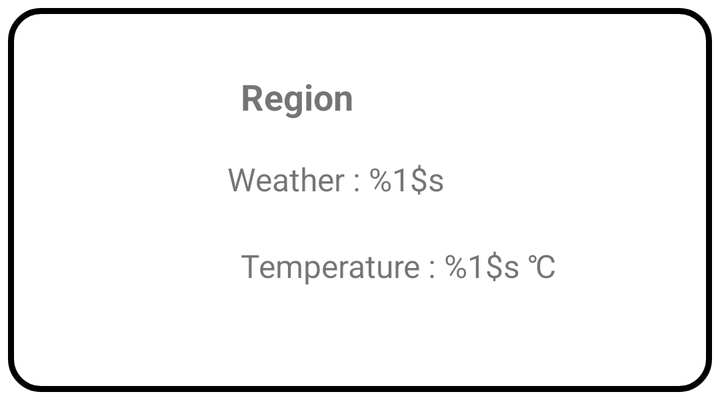
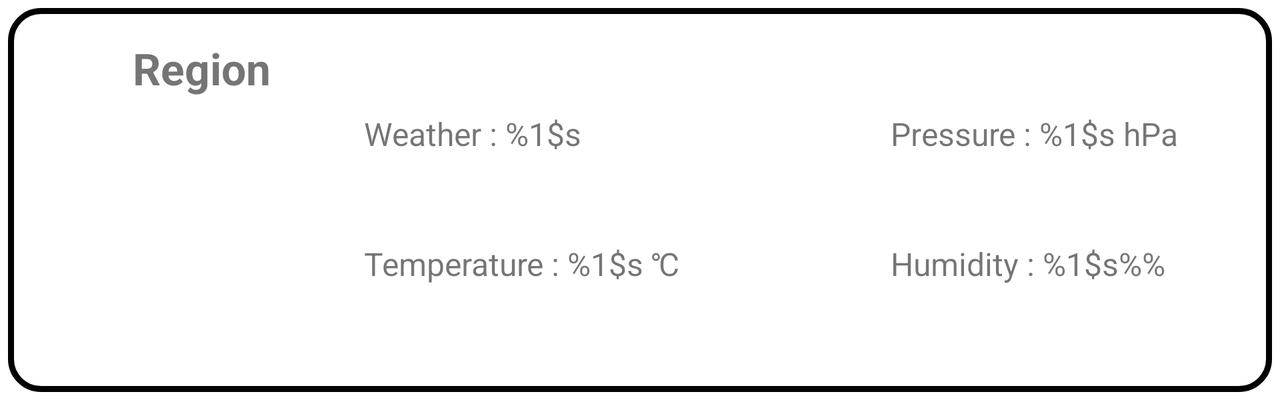

First picture: res/layout/ on a phone held upright. Second picture: the repository's own variant of that layout, on a device whose configuration matches the variant's folder. Source for both follows.
<!-- AndroidManifest.xml: application theme Theme.Cuacajabodetabek -->
<!-- res/layout/recyclerview_item.xml -->
<?xml version="1.0" encoding="utf-8"?>
<FrameLayout xmlns:android=
    "http://schemas.android.com/apk/res/android"
    xmlns:card_view="http://schemas.android.com/apk/res-auto"
    android:orientation="vertical" android:layout_width="match_parent"
    xmlns:tools="http://schemas.android.com/tools"
    android:layout_height="wrap_content">

    <androidx.cardview.widget.CardView
        android:id="@+id/card_view"
        android:layout_gravity="center"
        android:layout_width="match_parent"
        android:layout_height="200dp"
        card_view:cardCornerRadius="4dp"
        card_view:contentPadding="4dp">

        <androidx.constraintlayout.widget.ConstraintLayout
            android:layout_width="match_parent"
            android:layout_height="match_parent"
            android:background="@drawable/cardview_body">

            <ImageView
                android:id="@+id/imageView"
                android:layout_width="wrap_content"
                android:layout_height="wrap_content"
                card_view:layout_constraintBottom_toBottomOf="parent"
                card_view:layout_constraintEnd_toEndOf="parent"
                card_view:layout_constraintHorizontal_bias="0.030"
                card_view:layout_constraintStart_toStartOf="parent"
                card_view:layout_constraintTop_toTopOf="parent"
                tools:srcCompat="@tools:sample/avatars" />

            <TextView
                android:id="@+id/textTemperatur"
                android:layout_width="164dp"
                android:layout_height="33dp"
                android:textSize="16sp"
                card_view:layout_constraintBottom_toBottomOf="parent"
                card_view:layout_constraintEnd_toEndOf="parent"
                card_view:layout_constraintHorizontal_bias="0.619"
                card_view:layout_constraintStart_toStartOf="parent"
                card_view:layout_constraintTop_toTopOf="parent"
                card_view:layout_constraintVertical_bias="0.742"
                tools:text="@string/temperatur_rerate" />

            <TextView
                android:id="@+id/textDaerah"
                android:layout_width="164dp"
                android:layout_height="33dp"
                android:textSize="18sp"
                android:textStyle="bold"
                card_view:layout_constraintBottom_toBottomOf="parent"
                card_view:layout_constraintEnd_toEndOf="parent"
                card_view:layout_constraintHorizontal_bias="0.619"
                card_view:layout_constraintStart_toStartOf="parent"
                card_view:layout_constraintTop_toTopOf="parent"
                card_view:layout_constraintVertical_bias="0.201"
                tools:text="@string/daerah" />

            <TextView
                android:id="@+id/textCuaca"
                android:layout_width="230dp"
                android:layout_height="33dp"
                android:textSize="16sp"
                card_view:layout_constraintBottom_toBottomOf="parent"
                card_view:layout_constraintEnd_toEndOf="parent"
                card_view:layout_constraintHorizontal_bias="0.900"
                card_view:layout_constraintStart_toStartOf="parent"
                card_view:layout_constraintTop_toTopOf="parent"
                card_view:layout_constraintVertical_bias="0.470"
                tools:text="@string/cuaca" />

        </androidx.constraintlayout.widget.ConstraintLayout>
    </androidx.cardview.widget.CardView>
</FrameLayout>
<!-- resources referenced by this layout -->
<resources>
  <!-- drawable cardview_body (drawable) -->
  <?xml version="1.0" encoding="UTF-8"?>
  <shape xmlns:android="http://schemas.android.com/apk/res/android">
      <solid android:color="@color/white"/>
      <stroke android:width="3dip" android:color="@color/black" />
      <corners android:radius="15dip"/>
      <padding android:left="0dip" android:top="0dip" android:right="0dip" android:bottom="0dip" />
  </shape>
  <string name="cuaca">Weather : %1$s</string>
  <string name="daerah">Region</string>
  <string name="temperatur_rerate">Temperature : %1$s \u2103</string>
  <style name="Theme.Cuacajabodetabek" parent="Theme.MaterialComponents.DayNight.DarkActionBar">
          
          <item name="colorPrimary">@color/purple_500</item>
          <item name="colorPrimaryVariant">@color/purple_700</item>
          <item name="colorOnPrimary">@color/white</item>
          
          <item name="colorSecondary">@color/teal_200</item>
          <item name="colorSecondaryVariant">@color/teal_700</item>
          <item name="colorOnSecondary">@color/black</item>
          
          <item name="android:statusBarColor" tools:targetApi="l">?attr/colorPrimaryVariant</item>
          
      </style>
</resources>
<!-- res/layout-land/recyclerview_item.xml (the repository's variant of the layout above) -->
<!-- drawn on the phone turned sideways -->
<?xml version="1.0" encoding="utf-8"?>
<FrameLayout xmlns:android=
    "http://schemas.android.com/apk/res/android"
    xmlns:card_view="http://schemas.android.com/apk/res-auto"
    android:orientation="vertical" android:layout_width="match_parent"
    xmlns:tools="http://schemas.android.com/tools"
    android:layout_height="wrap_content">

    <androidx.cardview.widget.CardView
        android:id="@+id/card_view"
        android:layout_gravity="center"
        android:layout_width="match_parent"
        android:layout_height="200dp"
        card_view:cardCornerRadius="4dp"
        card_view:contentPadding="4dp">

        <androidx.constraintlayout.widget.ConstraintLayout
            android:layout_width="match_parent"
            android:layout_height="match_parent"
            android:background="@drawable/cardview_body">

            <ImageView
                android:id="@+id/imageView"
                android:layout_width="wrap_content"
                android:layout_height="wrap_content"
                card_view:layout_constraintBottom_toBottomOf="parent"
                card_view:layout_constraintEnd_toEndOf="parent"
                card_view:layout_constraintHorizontal_bias="0.071"
                card_view:layout_constraintStart_toStartOf="parent"
                card_view:layout_constraintTop_toTopOf="parent"
                card_view:layout_constraintVertical_bias="0.75"
                tools:srcCompat="@tools:sample/avatars" />

            <TextView
                android:id="@+id/textTemperatur"
                android:layout_width="247dp"
                android:layout_height="36dp"
                android:textSize="16sp"
                card_view:layout_constraintBottom_toBottomOf="parent"
                card_view:layout_constraintEnd_toEndOf="parent"
                card_view:layout_constraintHorizontal_bias="0.462"
                card_view:layout_constraintStart_toStartOf="parent"
                card_view:layout_constraintTop_toTopOf="parent"
                card_view:layout_constraintVertical_bias="0.75"
                tools:text="@string/temperatur_rerate" />

            <TextView
                android:id="@+id/textDaerah"
                android:layout_width="164dp"
                android:layout_height="36dp"
                android:gravity="center"
                android:textSize="22sp"
                android:textStyle="bold"
                card_view:layout_constraintBottom_toBottomOf="parent"
                card_view:layout_constraintEnd_toEndOf="parent"
                card_view:layout_constraintHorizontal_bias="0.031"
                card_view:layout_constraintStart_toStartOf="parent"
                card_view:layout_constraintTop_toTopOf="parent"
                card_view:layout_constraintVertical_bias="0.076"
                tools:text="@string/daerah" />

            <TextView
                android:id="@+id/textCuaca"
                android:layout_width="247dp"
                android:layout_height="36dp"
                android:textSize="16sp"
                card_view:layout_constraintBottom_toBottomOf="parent"
                card_view:layout_constraintEnd_toEndOf="parent"
                card_view:layout_constraintHorizontal_bias="0.462"
                card_view:layout_constraintStart_toStartOf="parent"
                card_view:layout_constraintTop_toTopOf="parent"
                card_view:layout_constraintVertical_bias="0.333"
                tools:text="@string/cuaca" />

            <TextView
                android:id="@+id/textTekanan"
                android:layout_width="164dp"
                android:layout_height="36dp"
                android:text="@string/tekanan"
                android:textSize="16sp"
                card_view:layout_constraintBottom_toBottomOf="parent"
                card_view:layout_constraintEnd_toEndOf="parent"
                card_view:layout_constraintHorizontal_bias="0.943"
                card_view:layout_constraintStart_toStartOf="parent"
                card_view:layout_constraintTop_toTopOf="parent"
                card_view:layout_constraintVertical_bias="0.333" />

            <TextView
                android:id="@+id/textKelembapan"
                android:layout_width="164dp"
                android:layout_height="36dp"
                android:text="@string/kelembapan"
                android:textSize="16sp"
                card_view:layout_constraintBottom_toBottomOf="parent"
                card_view:layout_constraintEnd_toEndOf="parent"
                card_view:layout_constraintHorizontal_bias="0.943"
                card_view:layout_constraintStart_toStartOf="parent"
                card_view:layout_constraintTop_toTopOf="parent"
                card_view:layout_constraintVertical_bias="0.75" />

        </androidx.constraintlayout.widget.ConstraintLayout>
    </androidx.cardview.widget.CardView>
</FrameLayout>
<!-- resources referenced by the variant -->
<!-- as the phone turned sideways resolves them -->
<resources>
  <!-- drawable cardview_body (drawable) -->
  <?xml version="1.0" encoding="UTF-8"?>
  <shape xmlns:android="http://schemas.android.com/apk/res/android">
      <solid android:color="@color/white"/>
      <stroke android:width="3dip" android:color="@color/black" />
      <corners android:radius="15dip"/>
      <padding android:left="0dip" android:top="0dip" android:right="0dip" android:bottom="0dip" />
  </shape>
  <string name="cuaca">Weather : %1$s</string>
  <string name="daerah">Region</string>
  <string name="kelembapan">Humidity : %1$s\%%</string>
  <string name="tekanan">Pressure : %1$s hPa</string>
  <string name="temperatur_rerate">Temperature : %1$s \u2103</string>
  <style name="Theme.Cuacajabodetabek" parent="Theme.MaterialComponents.DayNight.DarkActionBar">
          
          <item name="colorPrimary">@color/purple_500</item>
          <item name="colorPrimaryVariant">@color/purple_700</item>
          <item name="colorOnPrimary">@color/white</item>
          
          <item name="colorSecondary">@color/teal_200</item>
          <item name="colorSecondaryVariant">@color/teal_700</item>
          <item name="colorOnSecondary">@color/black</item>
          
          <item name="android:statusBarColor" tools:targetApi="l">?attr/colorPrimaryVariant</item>
          
      </style>
</resources>
